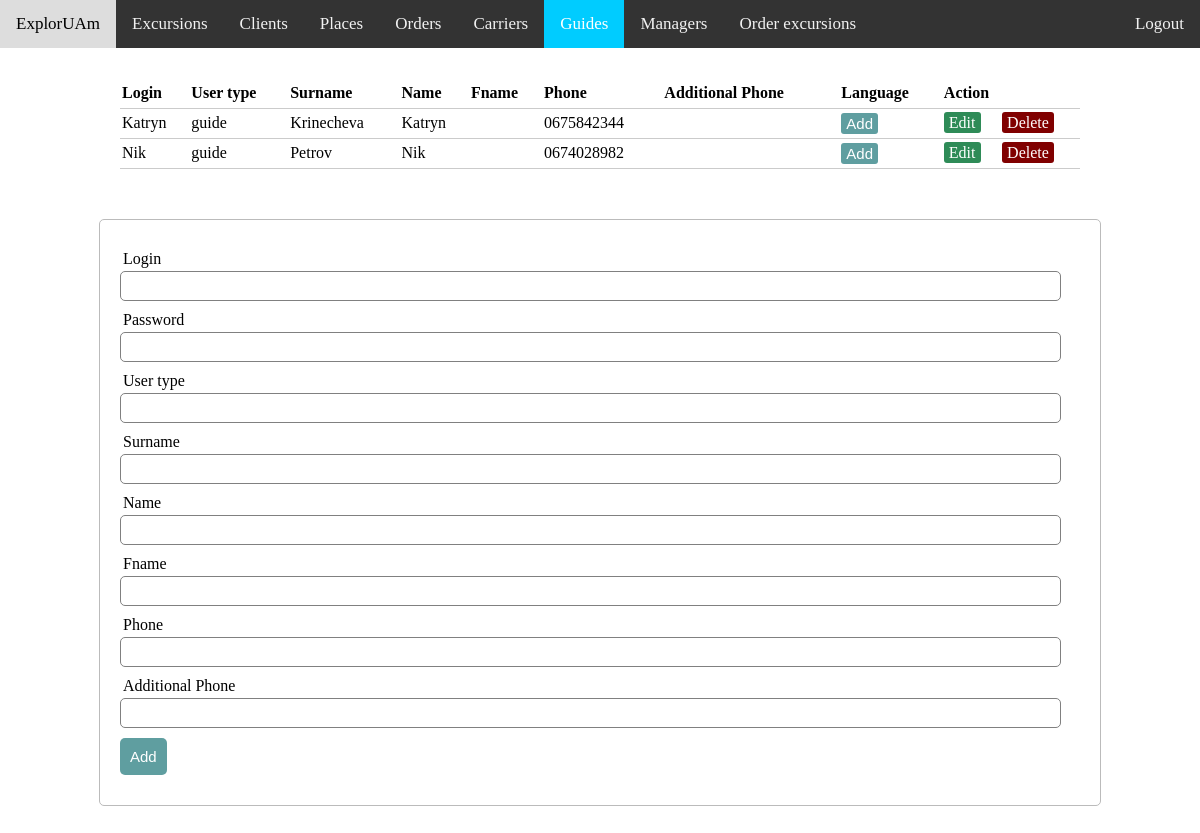
/admin_view/guides.php, run on the app's committed database.
### tables this page shows
CREATE TABLE IF NOT EXISTS `guides` (
  `tab_number` int(11) NOT NULL AUTO_INCREMENT,
  `g_login` varchar(32) NOT NULL,
  `g_password` varchar(500) NOT NULL,
  `g_usertype` varchar(5) NOT NULL,
  `g_surname` varchar(30) NOT NULL,
  `g_name` varchar(30) NOT NULL,
  `g_fname` varchar(30) DEFAULT NULL,
  `g_phone` char(10) NOT NULL,
  `g_anoth_phone` char(10) DEFAULT NULL,
  PRIMARY KEY (`tab_number`)
);

### admin_view/server.php (called while the page is built, shortened)
<?php
	$update = false;
	$g_login= "";
	$g_password= "";
	$g_usertype= "";
	$g_surname= "";
	$g_name= "";
	$g_fname= "";
	$g_phone= "";
	$g_anoth_phone= "";
?>

### admin_view/guides.php (the view, shortened to what this page needs)
<?php  include('server.php');
?>
<html>
<head>
<link rel="stylesheet" href="adminstyle.css">
</head>
<body>
<div class="topnav"> <a class="hover">ExplorUAm</a>
  <a href="excursions.php">Excursions</a>
  <a href="clients.php">Clients</a>
  <a href="places.php">Places</a>
  <a href="orders.php">Orders</a>
  <a href="carriers.php">Carriers</a>
  <a class="active" href="guides.php">Guides</a>
  <a href="managers.php">Managers</a>
  <a href="order_excursions.php">Order excursions</a>
  <a href="../logout.php" style="float:right"> Logout </a>
</div>
<?php $results = mysqli_query($db, "SELECT * FROM guides"); ?>
<table>
  <thead>
    <tr>
      <th>Login</th>
      <th>User type</th>
      <th>Surname</th>
      <th>Name</th>
      <th>Fname</th>
      <th>Phone</th>
      <th>Additional Phone</th>
      <th>Language</th>
      <th colspan="2">Action</th>
    </tr>
  </thead>
  <?php while ($row = mysqli_fetch_array($results)) { ?>
    <tr>
      <td><?php echo $row['g_login']; ?></td>
      <td><?php echo $row['g_usertype']; ?></td>
      <td><?php echo $row['g_surname']; ?></td>
      <td><?php echo $row['g_name']; ?></td>
      <td><?php echo $row['g_fname']; ?></td>
      <td><?php echo $row['g_phone']; ?></td>
      <td><?php echo $row['g_anoth_phone']; ?></td>
      <td>
        <button class="myBtn" id="myBtn"> Add </button></td>
      <td>
        <a href="guides.php?edit_g=<?php echo $row['tab_number']; ?>" class="edit_btn" >Edit</a>
      </td>
      <td>
        <a href="server.php?del_g=<?php echo $row['tab_number']; ?>" class="del_btn">Delete</a>
      </td>
    </tr>
  <?php } ?>
</table>
  <form method="post" action="server.php" >
    <div class="input-group">
      <label>Login</label>
      <input type="text" name="login" value="<?php echo $g_login; ?>">
    </div>
    <div class="input-group">
      <?php if ($update == false): ?>
      <label>Password</label>
      <input type="text" name="password" value="<?php echo $g_password; ?>">
      <?php else: ?>
      <input type="hidden" name="password" value="<?php echo $g_password; ?>">
      <?php endif ?>
    </div>
    <div class="input-group">
      <label>User type</label>
      <input type="text" name="usertype" value="<?php echo $g_usertype; ?>">
    </div>
    <div class="input-group">
      <label>Surname</label>
      <input type="text" name="surname"value="<?php echo $g_surname; ?>">
    </div>
    <div class="input-group">
      <label>Name</label>
      <input type="text" name="name" value="<?php echo $g_name; ?>">
    </div>
    <div class="input-group">
      <label>Fname</label>
      <input type="text" name="fname" value="<?php echo $g_fname; ?>">
    </div>
    <div class="input-group">
      <label>Phone</label>
      <input type="text" name="phone" value="<?php echo $g_phone; ?>">
    </div>
    <div class="input-group">
      <label>Additional Phone</label>
      <input type="text" name="anoth_phone" value="<?php echo $g_anoth_phone; ?>">
    </div>
    <div class="input-group">
      <?php if ($update == true): ?>
      <button class="btn" type="submit" name="update_g" style="background: #ddd;" >Update</button>
      <?php else: ?>
      <button class="btn" type="submit" name="save_g" >Add</button>
      <?php endif ?>
    </div>
  </form>
</body>
</html>

### admin_view/adminstyle.css (style rules this page uses)
body { margin: 0; }
.topnav { overflow: hidden; background-color: #333; }
.topnav a { float: left; color: #f2f2f2; text-align: center; padding: 14px 16px; text-decoration: none; font-size: 17px; }
.topnav a.hover { background-color: #ddd; color: black; }
.topnav a.active { background-color: #00CCFF; color: white; }
table { width: 80%; margin: 30px auto; border-collapse: collapse; text-align: left; }
tr { border-bottom: 1px solid #cbcbcb; }
th, td { border: none; height: 30px; padding: 2px; }
form { width: 80%; margin: 50px auto; text-align: left; padding: 20px; border: 1px solid #bbbbbb; border-radius: 5px; }
.input-group { margin: 10px 0px 10px 0px; }
.input-group label { display: block; text-align: left; margin: 3px; }
.input-group input { height: 30px; width: 98%; padding: 5px 10px; font-size: 16px; border-radius: 5px; border: 1px solid gray; }
.btn { padding: 10px; font-size: 15px; color: white; background: #5F9EA0; border: none; border-radius: 5px; }
.edit_btn { text-decoration: none; padding: 2px 5px; background: #2E8B57; color: white; border-radius: 3px; }
.del_btn { text-decoration: none; padding: 2px 5px; color: white; border-radius: 3px; background: #800000; }
.myBtn { font-size: 15px; color: white; background: #5F9EA0; border: none; text-decoration: none; padding: 2px 5px; border-radius: 3px; }

### data on the page
guides: g_login "Katryn", g_usertype "guide", g_surname "Krinecheva", g_name "Katryn", g_phone "0675842344"
guides: g_login "Nik", g_usertype "guide", g_surname "Petrov", g_name "Nik", g_phone "0674028982"
